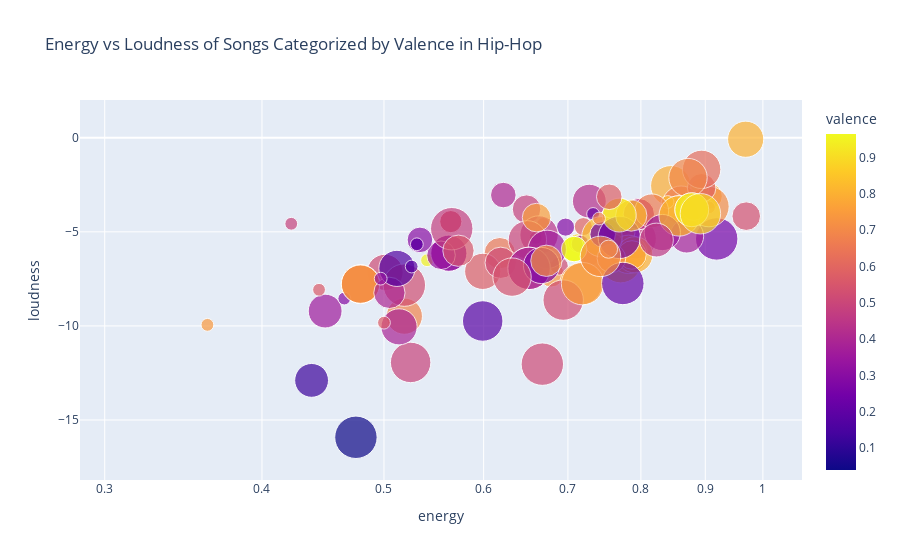

The notebook cell saved with this chart:
### Markdown cell above
### Hip-Hop Genre

### Code cell
fig = px.scatter(hh_visuals, x="energy", y="loudness",
	         size="key", color="valence",
                 hover_name="genre", log_x=True, size_max=30, title='Energy vs Loudness of Songs Categorized by Valence in Hip-Hop') #changing the size_max scales the circles' sizes
fig.show()

### Figure 1 — Plotly figure (JSON) as saved in the notebook; plotly's stock layout.template omitted (floating-point values rounded to 4 significant figures)
{"data": [{"hovertemplate": "<b>%{hovertext}</b><br><br>energy=%{x}<br>loudness=%{y}<br>key=%{marker.size}<br>valence=%{marker.color}<extra></extra>", "hovertext": ["hip-hop", "hip-hop", "hip-hop", "hip-hop", "hip-hop", "hip-hop", "hip-hop", "hip-hop", "hip-hop", "hip-hop", "hip-hop", "hip-hop", "hip-hop", "hip-hop", "hip-hop", "hip-hop", "hip-hop", "hip-hop", "hip-hop", "hip-hop", "hip-hop", "hip-hop", "hip-hop", "hip-hop", "hip-hop", "hip-hop", "hip-hop", "hip-hop", "hip-hop", "hip-hop", "hip-hop", "hip-hop", "hip-hop", "hip-hop", "hip-hop", "hip-hop", "hip-hop", "hip-hop", "hip-hop", "hip-hop", "hip-hop", "hip-hop", "hip-hop", "hip-hop", "hip-hop", "hip-hop", "hip-hop", "hip-hop", "hip-hop", "hip-hop", "hip-hop", "hip-hop", "hip-hop", "hip-hop", "hip-hop", "hip-hop", "hip-hop", "hip-hop", "hip-hop", "hip-hop", "hip-hop", "hip-hop", "hip-hop", "hip-hop", "hip-hop", "hip-hop", "hip-hop", "hip-hop", "hip-hop", "hip-hop", "hip-hop", "hip-hop", "hip-hop", "hip-hop", "hip-hop", "hip-hop", "hip-hop", "hip-hop", "hip-hop", "hip-hop", "hip-hop", "hip-hop", "hip-hop", "hip-hop", "hip-hop", "hip-hop", "hip-hop", "hip-hop", "hip-hop", "hip-hop", "hip-hop", "hip-hop", "hip-hop", "hip-hop", "hip-hop", "hip-hop", "hip-hop", "hip-hop", "hip-hop", "hip-hop", "hip-hop", "hip-hop", "hip-hop", "hip-hop", "hip-hop", "hip-hop", "hip-hop", "hip-hop", "hip-hop", "hip-hop", "hip-hop", "hip-hop", "hip-hop", "hip-hop", "hip-hop", "hip-hop", "hip-hop", "hip-hop", "hip-hop", "hip-hop"], "legendgroup": "", "marker": {"color": [0.747, 0.915, 0.816, 0.654, 0.685, 0.743, 0.55, 0.793, 0.793, 0.912, 0.886, 0.517, 0.487, 0.43, 0.472, 0.666, 0.519, 0.357, 0.965, 0.814, 0.503, 0.772, 0.287, 0.883, 0.717, 0.255, 0.722, 0.494, 0.529, 0.625, 0.454, 0.598, 0.733, 0.39, 0.802, 0.256, 0.952, 0.717, 0.71, 0.292, 0.55, 0.327, 0.717, 0.44, 0.838, 0.82, 0.316, 0.183, 0.525, 0.502, 0.588, 0.199, 0.563, 0.537, 0.717, 0.324, 0.798, 0.965, 0.722, 0.359, 0.575, 0.488, 0.127, 0.592, 0.623, 0.478, 0.512, 0.55, 0.55, 0.453, 0.212, 0.696, 0.748, 0.771, 0.405, 0.405, 0.667, 0.745, 0.366, 0.396, 0.376, 0.324, 0.46, 0.829, 0.23, 0.711, 0.0399, 0.34, 0.76, 0.237, 0.828, 0.338, 0.17, 0.215, 0.479, 0.814, 0.915, 0.744, 0.302, 0.682, 0.386, 0.274, 0.874, 0.922, 0.965, 0.512, 0.58, 0.735, 0.542, 0.572, 0.553, 0.922, 0.324, 0.896, 0.457, 0.199, 0.722, 0.182, 0.703, 0.407], "coloraxis": "coloraxis", "size": [1, 7, 4, 6, 8, 4, 3, 4, 10, 2, 10, 8, 5, 7, 10, 9, 2, 7, 4, 10, 2, 11, 2, 2, 9, 1, 10, 10, 11, 1, 6, 1, 6, 1, 8, 11, 1, 9, 10, 1, 3, 2, 9, 9, 1, 9, 0, 10, 10, 9, 5, 1, 1, 5, 9, 8, 8, 4, 10, 9, 8, 1, 7, 2, 9, 1, 6, 3, 3, 6, 1, 9, 11, 5, 11, 11, 7, 0, 0, 6, 7, 8, 0, 10, 4, 5, 11, 8, 5, 11, 6, 5, 8, 11, 11, 10, 7, 1, 4, 1, 8, 8, 4, 7, 4, 11, 4, 6, 9, 1, 6, 7, 1, 10, 7, 1, 10, 1, 2, 4], "sizemode": "area", "sizeref": 0.01222, "symbol": "circle"}, "mode": "markers", "name": "", "orientation": "v", "showlegend": false, "type": "scatter", "x": [0.782, 0.769, 0.768, 0.618, 0.519, 0.679, 0.565, 0.907, 0.845, 0.891, 0.771, 0.501, 0.649, 0.728, 0.793, 0.861, 0.689, 0.449, 0.708, 0.858, 0.73, 0.717, 0.697, 0.712, 0.479, 0.66, 0.743, 0.525, 0.519, 0.906, 0.797, 0.669, 0.769, 0.662, 0.969, 0.919, 0.541, 0.479, 0.906, 0.465, 0.565, 0.716, 0.479, 0.664, 0.84, 0.782, 0.562, 0.599, 0.694, 0.65, 0.894, 0.531, 0.444, 0.97, 0.479, 0.563, 0.791, 0.708, 0.743, 0.674, 0.599, 0.422, 0.438, 0.72, 0.894, 0.764, 0.619, 0.565, 0.565, 0.797, 0.733, 0.872, 0.719, 0.787, 0.652, 0.652, 0.816, 0.795, 0.673, 0.505, 0.87, 0.563, 0.308, 0.745, 0.746, 0.758, 0.475, 0.832, 0.661, 0.769, 0.786, 0.555, 0.512, 0.774, 0.566, 0.858, 0.769, 0.362, 0.534, 0.741, 0.514, 0.667, 0.881, 0.878, 0.708, 0.668, 0.755, 0.673, 0.632, 0.5, 0.573, 0.878, 0.497, 0.892, 0.823, 0.531, 0.743, 0.526, 0.754, 0.622], "xaxis": "x", "y": [-4.179, -4.111, -5.525, -6.133, -9.483, -7.252, -4.457, -3.105, -2.554, -2.653, -6.638, -7.152, -3.796, -3.37, -5.366, -3.582, -6.822, -9.211, -5.915, -4.152, -6.302, -7.755, -4.75, -5.585, -7.779, -5.319, -6.305, -11.94, -7.832, -3.701, -4.063, -4.58, -5.043, -6.903, -0.079, -5.378, -6.51, -7.779, -3.658, -8.545, -4.457, -5.651, -7.779, -5.168, -3.416, -6.195, -8.624, -9.738, -8.627, -5.426, -2.661, -5.662, -8.079, -4.167, -7.779, -6.135, -6.222, -5.915, -6.305, -5.932, -7.102, -4.572, -12.89, -4.722, -1.681, -5.484, -6.645, -4.457, -4.457, -4.063, -4.051, -2.117, -7.755, -6.228, -6.942, -6.942, -3.884, -5.056, -4.711, -8.242, -5.228, -6.135, -10.41, -5.26, -5.135, -6.414, -15.92, -5.038, -4.244, -5.296, -4.133, -6.245, -6.943, -7.744, -4.834, -4.152, -4.111, -9.943, -5.428, -4.294, -10.05, -6.789, -3.713, -3.826, -5.915, -12.03, -3.138, -6.539, -7.407, -9.828, -6.005, -3.826, -7.488, -4.038, -5.437, -5.662, -6.305, -6.844, -5.922, -3.046], "yaxis": "y"}], "layout": {"coloraxis": {"colorbar": {"title": {"text": "valence"}}, "colorscale": [[0, "#0d0887"], [0.1111, "#46039f"], [0.2222, "#7201a8"], [0.3333, "#9c179e"], [0.4444, "#bd3786"], [0.5556, "#d8576b"], [0.6667, "#ed7953"], [0.7778, "#fb9f3a"], [0.8889, "#fdca26"], [1, "#f0f921"]]}, "legend": {"itemsizing": "constant", "tracegroupgap": 0}, "title": {"text": "Energy vs Loudness of Songs Categorized by Valence in Hip-Hop"}, "xaxis": {"anchor": "y", "domain": [0, 1], "title": {"text": "energy"}, "type": "log"}, "yaxis": {"anchor": "x", "domain": [0, 1], "title": {"text": "loudness"}}}}
